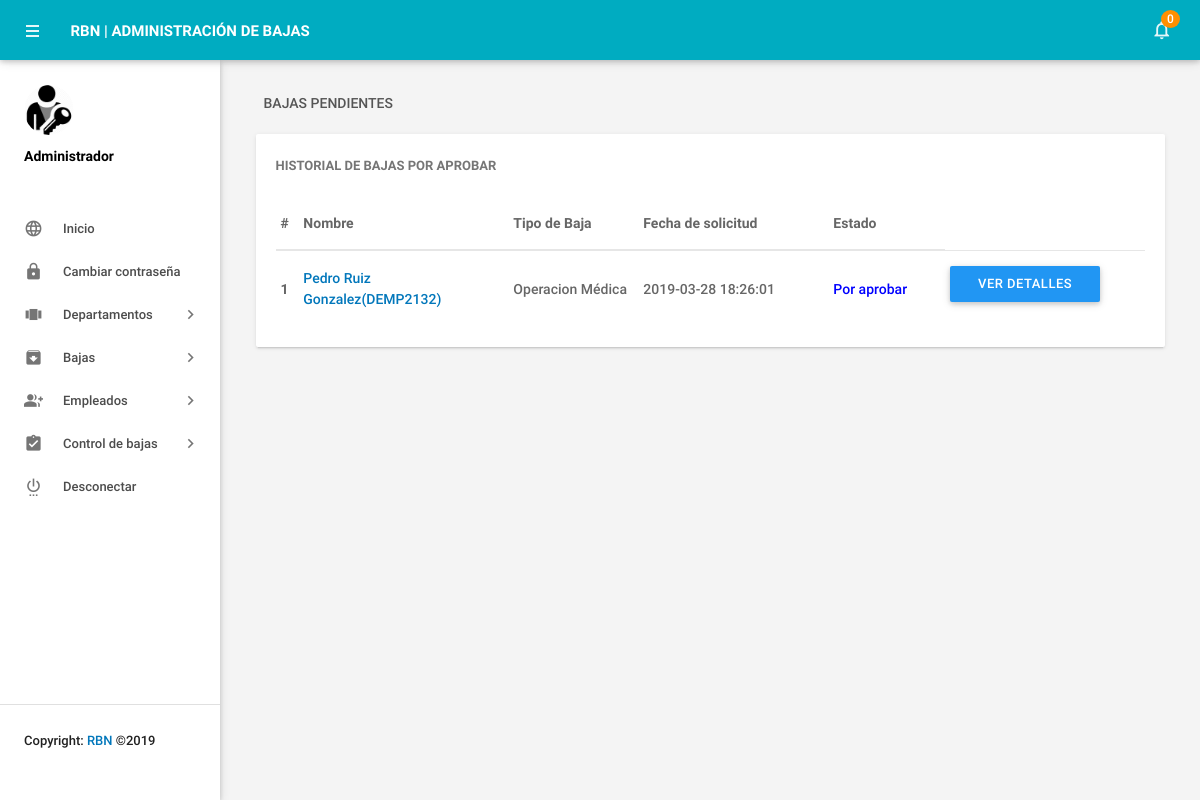
The page /RB_CRUD/admin/pending-leavehistory.php (signed in) on the database its author committed.
### tables this page shows
CREATE TABLE `tblleaves` (
  `id` int(11) NOT NULL,
  `LeaveType` varchar(110) NOT NULL,
  `ToDate` varchar(120) NOT NULL,
  `FromDate` varchar(120) NOT NULL,
  `Description` mediumtext NOT NULL,
  `PostingDate` timestamp NOT NULL DEFAULT CURRENT_TIMESTAMP,
  `AdminRemark` mediumtext,
  `AdminRemarkDate` varchar(120) DEFAULT NULL,
  `Status` int(1) NOT NULL,
  `IsRead` int(1) NOT NULL,
  `empid` int(11) DEFAULT NULL
);

CREATE TABLE `tblemployees` (
  `id` int(11) NOT NULL,
  `EmpId` varchar(100) NOT NULL,
  `FirstName` varchar(150) NOT NULL,
  `LastName` varchar(150) NOT NULL,
  `EmailId` varchar(200) NOT NULL,
  `Password` varchar(180) NOT NULL,
  `Gender` varchar(100) NOT NULL,
  `Dob` varchar(100) NOT NULL,
  `Department` varchar(255) NOT NULL,
  `Address` varchar(255) NOT NULL,
  `City` varchar(200) NOT NULL,
  `Country` varchar(150) NOT NULL,
  `Phonenumber` char(11) NOT NULL,
  `Status` int(1) NOT NULL,
  `RegDate` timestamp NOT NULL DEFAULT CURRENT_TIMESTAMP
);

### RB_CRUD/admin/pending-leavehistory.php (the view, shortened to what this page needs)
<?php
include('includes/config.php');
if(strlen($_SESSION['alogin'])==0)
    {
header('location:index.php');
}
else{
 ?>
<!DOCTYPE html>
<html lang="en">
    <head>
        <link type="text/css" rel="stylesheet" href="../assets/plugins/materialize/css/materialize.min.css"/>
        <link href="../assets/plugins/material-preloader/css/materialPreloader.min.css" rel="stylesheet">
        <link href="../assets/plugins/datatables/css/jquery.dataTables.min.css" rel="stylesheet">
                <link href="../assets/plugins/google-code-prettify/prettify.css" rel="stylesheet" type="text/css"/>
        <link href="../assets/css/alpha.min.css" rel="stylesheet" type="text/css"/>
        <link href="../assets/css/custom.css" rel="stylesheet" type="text/css"/>
    </head>
    <body>
       <?php include('includes/header.php');?>
       <?php include('includes/sidebar.php');?>
            <main class="mn-inner">
                <div class="row">
                    <div class="col s12">
                        <div class="page-title">Bajas Pendientes</div>
                    </div>
                    <div class="col s12 m12 l12">
                        <div class="card">
                            <div class="card-content">
                                <span class="card-title">Historial de bajas por aprobar</span>
                                <table id="example" class="display responsive-table ">
                                    <thead>
                                        <tr>
                                            <th>#</th>
                                            <th width="200">Nombre</th>
                                            <th width="120">Tipo de Baja</th>
                                             <th width="180">Fecha de solicitud</th>
                                            <th>Estado</th>
                                            <th align="center"></th>
                                        </tr>
                                    </thead>
                                    <tbody>
<?php
$status=0;
$sql = "SELECT tblleaves.id as lid,tblemployees.FirstName,tblemployees.LastName,tblemployees.EmpId,tblemployees.id,tblleaves.LeaveType,tblleaves.PostingDate,tblleaves.Status from tblleaves join tblemployees on tblleaves.empid=tblemployees.id where tblleaves.Status=:status order by lid desc";
$query = $dbh -> prepare($sql);
$query->bindParam(':status',$status,PDO::PARAM_STR);
$query->execute();
$results=$query->fetchAll(PDO::FETCH_OBJ);
$cnt=1;
if($query->rowCount() > 0)
{
foreach($results as $result)
{
      ?>
                                        <tr>
                                            <td> <b><?php echo htmlentities($cnt);?></b></td>
                                              <td><a href="editemployee.php?empid=<?php echo htmlentities($result->id);?>" target="_blank"><?php echo htmlentities($result->FirstName." ".$result->LastName);?>(<?php echo htmlentities($result->EmpId);?>)</a></td>
                                            <td><?php echo htmlentities($result->LeaveType);?></td>
                                            <td><?php echo htmlentities($result->PostingDate);?></td>
                                                                       <td><?php $stats=$result->Status;
if($stats==1){
                                             ?>
                                                 <span style="color: green">Aprobada</span>
                                                 <?php } if($stats==2)  { ?>
                                                <span style="color: red">No Aprovada</span>
                                                 <?php } if($stats==0)  { ?>
 <span style="color: blue">Por aprobar</span>
 <?php } ?>
                                             </td>
          <td>
           <td><a href="leave-details.php?leaveid=<?php echo htmlentities($result->lid);?>" class="waves-effect waves-light btn blue m-b-xs"  > Ver detalles</a></td>
                                    </tr>
                                         <?php $cnt++;} }?>
                                    </tbody>
                                </table>
                            </div>
                        </div>
                    </div>
                </div>
            </main>
        </div>
        <div class="left-sidebar-hover"></div>
    </body>
</html>
<?php } ?>

### rows shown on the page
tblleaves: tblemployees.FirstName+LastName "Pedro Ruiz Gonzalez", tblemployees.EmpId "DEMP2132", LeaveType "Operacion Médica", PostingDate "2019-03-28 18:26:01", Status "Por aprobar"

### other values the page prints
$unreadcount "0"
